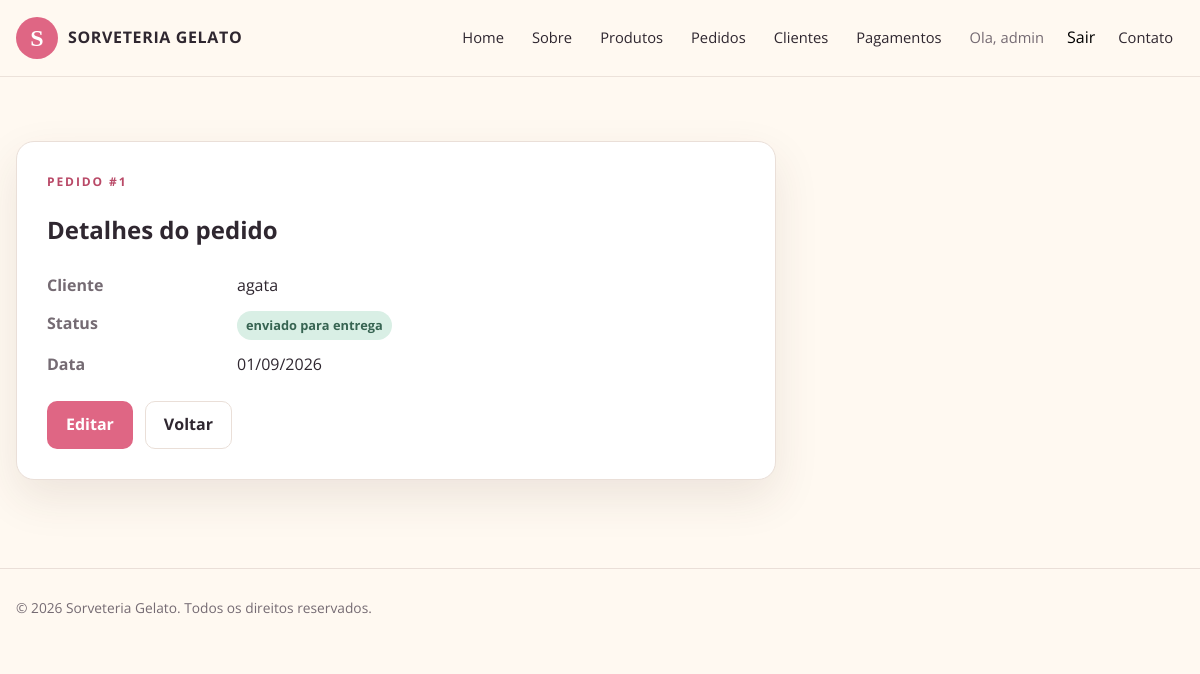
The page /pedidos/1/ (signed in) on the database its author committed.
### pedidos/models.py (models this page shows, shortened)
class Pedidos(models.Model):
    fk_pessoa = models.ForeignKey(
        'pessoa.Pessoa',
        on_delete=models.CASCADE,
        related_name='pedidos'
    )
    status = models.CharField(max_length=50)
    data_pedido = models.DateField()

### pessoa/models.py (models this page shows, shortened)
class Pessoa(User):
    cpf = models.CharField(max_length=14, unique=True)
    nome = models.CharField(max_length=150)
    telefone = models.CharField(max_length=20)
    rua = models.CharField(max_length=150)
    bairro = models.CharField(max_length=100)
    numero = models.IntegerField()
    cep = models.CharField(max_length=10)
    estado = models.CharField(max_length=50)
    cidade = models.CharField(max_length=100)

### pedidos/views.py (the view)
# urls.py: path('<int:pk>/', views.detalhe_pedido, name='detalhe_pedido'),
@login_required
@permission_required('pedidos.view_pedidos', raise_exception=True)
def detalhe_pedido(request, pk):
    pedido = get_object_or_404(Pedidos, pk=pk)
    return render(request, 'pedidos/detalhe_pedido.html', {
        'pedido': pedido
    })

### templates/pedidos/detalhe_pedido.html (shortened to what this page needs)
{% extends 'base.html' %}
{% block content %}<main class="page-shell"><div class="container"><section class="detail-card"><span class="section-kicker">Pedido #{{ pedido.pk }}</span><h1>Detalhes do pedido</h1><dl class="detail-list"><dt>Cliente</dt><dd>{{ pedido.fk_pessoa.nome }}</dd><dt>Status</dt><dd><span class="status">{{ pedido.status }}</span></dd><dt>Data</dt><dd>{{ pedido.data_pedido|date:'d/m/Y' }}</dd></dl><div class="form-actions">{% if perms.pedidos.change_pedidos %}<a href="{% url 'editar_pedido' pedido.pk %}" class="btn-app">Editar</a>{% endif %}<a href="{% url 'lista_pedidos' %}" class="btn-app-secondary">Voltar</a></div></section></div></main>{% endblock %}

### templates/base.html (shortened to what this page needs)
{% load static %}
<!DOCTYPE html>
<html lang="pt-br">
<head>
    <link rel="stylesheet" href="{% static 'css/app.css' %}">
</head>
<body class="site-body">
    <header class="site-header">
        <div class="container site-nav">
            <a class="brand" href="{% url 'home' %}">
                <span class="brand-mark">S</span>
                <span class="brand-name">SORVETERIA GELATO</span>
            </a>
            <nav id="site-navigation" class="nav-links" aria-label="Navegacao principal">
                <a href="{% url 'home' %}">Home</a>
                <a href="{% url 'about' %}">Sobre</a>
                <a href="{% url 'lista_produtos' %}">Produtos</a>
                {% if user.is_authenticated %}
                    {% if perms.pedidos.change_pedidos %}
                        <a href="{% url 'lista_pedidos' %}">Pedidos</a>
                    {% else %}
                        <a href="{% url 'criar_pedido' %}">Pedidos</a>
                    {% endif %}
                    {% if perms.pessoa.view_pessoa %}<a href="{% url 'lista_pessoas' %}">Clientes</a>{% endif %}
                    {% if perms.pagamentos.view_pagamento %}<a href="{% url 'lista_pagamentos' %}">Pagamentos</a>{% endif %}
                    <span class="nav-user">Ola, {{ user.username }}</span>
                    <form method="post" action="{% url 'logout' %}">
                        <button type="submit" class="nav-logout">Sair</button>
                    </form>
                {% else %}
                    <a href="{% url 'login' %}">Entrar</a>
                {% endif %}
                <a href="{% url 'contact' %}">Contato</a>
            </nav>
        </div>
    </header>
    {% block content %}
    {% endblock %}
    <footer class="site-footer">
        <div class="container">
            <p>© {% now "Y" %} Sorveteria Gelato. Todos os direitos reservados.</p>
        </div>
    </footer>
</body>
</html>

### static/css/app.css (style rules this page uses)
:root { --ink: #2f2730; --muted: #756b73; --cream: #fff9f1; --paper: #ffffff; --rose: #df6684; --rose-dark: #b94967; --peach: #f7c6a4; --mint: #d9efe5; --line: #eadfd8; --shadow: 0 18px 45px rgba(77, 45, 39, 0.1); --radius: 18px; --max-width: 1180px; }
*, *::before, *::after { box-sizing: border-box; }
html { min-width: 320px; scroll-behavior: smooth; }
body.site-body { margin: 0; color: var(--ink); background: var(--cream); font-family: "Open Sans", "Segoe UI", sans-serif; line-height: 1.6; }
a { color: var(--rose-dark); text-decoration: none; }
button, input, textarea, select { font: inherit; }
.container { width: min(100% - 32px, var(--max-width)); margin-inline: auto; }
.site-header { position: sticky; top: 0; z-index: 20; background: rgba(255, 249, 241, 0.94); border-bottom: 1px solid rgba(234, 223, 216, 0.9); backdrop-filter: blur(14px); }
.site-nav { min-height: 76px; display: flex; align-items: center; justify-content: space-between; gap: 24px; }
.brand { display: inline-flex; align-items: center; gap: 10px; color: var(--ink); font-weight: 700; }
.brand-mark { display: grid; place-items: center; width: 42px; height: 42px; border-radius: 50%; background: var(--rose); color: #fff; font-family: Georgia, serif; font-size: 24px; }
.brand-name { letter-spacing: .04em; }
.nav-links { display: flex; align-items: center; justify-content: flex-end; gap: 6px; list-style: none; margin: 0; padding: 0; }
.nav-links a, .nav-links .nav-user { display: inline-flex; align-items: center; min-height: 40px; padding: 7px 11px; border-radius: 9px; color: var(--ink); font-size: .92rem; }
.nav-links .nav-user { color: var(--muted); }
.nav-links form { margin: 0; }
.nav-links .nav-logout { border: 0; background: transparent; cursor: pointer; }
.page-shell { padding: 64px 0 88px; }
.eyebrow, .section-kicker { display: block; margin: 0 0 12px; color: var(--rose-dark); font-size: .75rem; font-weight: 700; letter-spacing: .16em; text-transform: uppercase; }
.hero-actions, .toolbar, .form-actions { display: flex; flex-wrap: wrap; align-items: center; gap: 12px; }
.btn-app, .btn-app-secondary { display: inline-flex; align-items: center; justify-content: center; min-height: 44px; padding: 10px 18px; border: 1px solid transparent; border-radius: 10px; font-weight: 700; cursor: pointer; }
.btn-app { background: var(--rose); color: #fff; }
.btn-app-secondary { background: #fff; border-color: var(--line); color: var(--ink); }
.feature-card, .service-card, .content-card, .table-card, .form-card, .detail-card { background: var(--paper); border: 1px solid var(--line); border-radius: var(--radius); box-shadow: var(--shadow); }
.status { display: inline-flex; padding: 4px 9px; border-radius: 99px; background: var(--mint); color: #376452; font-size: .8rem; font-weight: 700; }
.detail-card { max-width: 760px; padding: 30px; }
.detail-list { display: grid; grid-template-columns: 170px 1fr; gap: 12px 20px; margin: 24px 0; }
.detail-list dt { color: var(--muted); font-weight: 700; }
.detail-list dd { margin: 0; }
.site-footer { padding: 28px 0; border-top: 1px solid var(--line); color: var(--muted); font-size: .86rem; }
.site-footer p { margin: 0; }

### rows shown on the page
Pedidos: pk "1", fk_pessoa.nome "agata", status "enviado para entrega", data_pedido "01/09/2026"

### other values the page prints
{{ user.username }} "admin"
